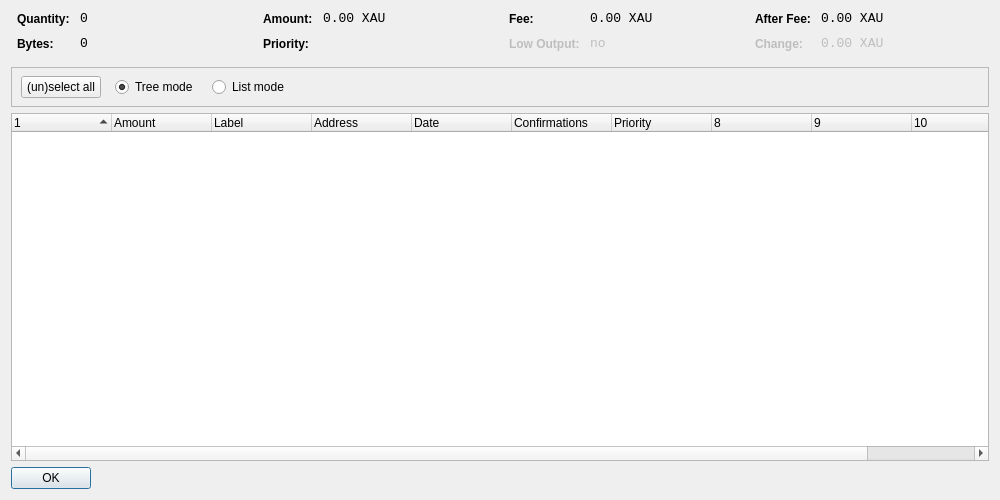
<?xml version="1.0" encoding="UTF-8"?>
<ui version="4.0">
 <class>CoinControlDialog</class>
 <widget class="QDialog" name="CoinControlDialog">
  <property name="geometry">
   <rect>
    <x>0</x>
    <y>0</y>
    <width>1000</width>
    <height>500</height>
   </rect>
  </property>
  <property name="windowTitle">
   <string>Coin Control</string>
  </property>
  <layout class="QVBoxLayout" name="verticalLayout">
   <item>
    <layout class="QHBoxLayout" name="horizontalLayoutTop" stretch="0,0,0,0">
     <property name="topMargin">
      <number>0</number>
     </property>
     <property name="bottomMargin">
      <number>10</number>
     </property>
     <item>
      <layout class="QFormLayout" name="formLayoutCoinControl1">
       <property name="horizontalSpacing">
        <number>10</number>
       </property>
       <property name="verticalSpacing">
        <number>10</number>
       </property>
       <property name="leftMargin">
        <number>6</number>
       </property>
       <property name="rightMargin">
        <number>6</number>
       </property>
       <item row="0" column="0">
        <widget class="QLabel" name="labelCoinControlQuantityText">
         <property name="styleSheet">
          <string notr="true">font-weight:bold;</string>
         </property>
         <property name="text">
          <string>Quantity:</string>
         </property>
        </widget>
       </item>
       <item row="0" column="1">
        <widget class="QLabel" name="labelCoinControlQuantity">
         <property name="font">
          <font>
           <family>Monospace</family>
           <pointsize>10</pointsize>
          </font>
         </property>
         <property name="cursor">
          <cursorShape>IBeamCursor</cursorShape>
         </property>
         <property name="contextMenuPolicy">
          <enum>Qt::ActionsContextMenu</enum>
         </property>
         <property name="text">
          <string notr="true">0</string>
         </property>
         <property name="textInteractionFlags">
          <set>Qt::LinksAccessibleByMouse|Qt::TextSelectableByKeyboard|Qt::TextSelectableByMouse</set>
         </property>
        </widget>
       </item>
       <item row="1" column="0">
        <widget class="QLabel" name="labelCoinControlBytesText">
         <property name="styleSheet">
          <string notr="true">font-weight:bold;</string>
         </property>
         <property name="text">
          <string>Bytes:</string>
         </property>
        </widget>
       </item>
       <item row="1" column="1">
        <widget class="QLabel" name="labelCoinControlBytes">
         <property name="font">
          <font>
           <family>Monospace</family>
           <pointsize>10</pointsize>
          </font>
         </property>
         <property name="cursor">
          <cursorShape>IBeamCursor</cursorShape>
         </property>
         <property name="contextMenuPolicy">
          <enum>Qt::ActionsContextMenu</enum>
         </property>
         <property name="text">
          <string notr="true">0</string>
         </property>
         <property name="textInteractionFlags">
          <set>Qt::LinksAccessibleByMouse|Qt::TextSelectableByKeyboard|Qt::TextSelectableByMouse</set>
         </property>
        </widget>
       </item>
      </layout>
     </item>
     <item>
      <layout class="QFormLayout" name="formLayoutCoinControl2">
       <property name="horizontalSpacing">
        <number>10</number>
       </property>
       <property name="verticalSpacing">
        <number>10</number>
       </property>
       <property name="leftMargin">
        <number>6</number>
       </property>
       <property name="rightMargin">
        <number>6</number>
       </property>
       <item row="0" column="0">
        <widget class="QLabel" name="labelCoinControlAmountText">
         <property name="styleSheet">
          <string notr="true">font-weight:bold;</string>
         </property>
         <property name="text">
          <string>Amount:</string>
         </property>
        </widget>
       </item>
       <item row="0" column="1">
        <widget class="QLabel" name="labelCoinControlAmount">
         <property name="font">
          <font>
           <family>Monospace</family>
           <pointsize>10</pointsize>
          </font>
         </property>
         <property name="cursor">
          <cursorShape>IBeamCursor</cursorShape>
         </property>
         <property name="contextMenuPolicy">
          <enum>Qt::ActionsContextMenu</enum>
         </property>
         <property name="text">
          <string notr="true">0.00 XAU</string>
         </property>
         <property name="textInteractionFlags">
          <set>Qt::LinksAccessibleByMouse|Qt::TextSelectableByKeyboard|Qt::TextSelectableByMouse</set>
         </property>
        </widget>
       </item>
       <item row="1" column="0">
        <widget class="QLabel" name="labelCoinControlPriorityText">
         <property name="styleSheet">
          <string notr="true">font-weight:bold;</string>
         </property>
         <property name="text">
          <string>Priority:</string>
         </property>
        </widget>
       </item>
       <item row="1" column="1">
        <widget class="QLabel" name="labelCoinControlPriority">
         <property name="font">
          <font>
           <family>Monospace</family>
           <pointsize>10</pointsize>
          </font>
         </property>
         <property name="cursor">
          <cursorShape>IBeamCursor</cursorShape>
         </property>
         <property name="contextMenuPolicy">
          <enum>Qt::ActionsContextMenu</enum>
         </property>
         <property name="text">
          <string/>
         </property>
         <property name="textInteractionFlags">
          <set>Qt::LinksAccessibleByMouse|Qt::TextSelectableByKeyboard|Qt::TextSelectableByMouse</set>
         </property>
        </widget>
       </item>
      </layout>
     </item>
     <item>
      <layout class="QFormLayout" name="formLayoutCoinControl3">
       <property name="horizontalSpacing">
        <number>10</number>
       </property>
       <property name="verticalSpacing">
        <number>10</number>
       </property>
       <property name="leftMargin">
        <number>6</number>
       </property>
       <property name="rightMargin">
        <number>6</number>
       </property>
       <item row="0" column="0">
        <widget class="QLabel" name="labelCoinControlFeeText">
         <property name="styleSheet">
          <string notr="true">font-weight:bold;</string>
         </property>
         <property name="text">
          <string>Fee:</string>
         </property>
        </widget>
       </item>
       <item row="0" column="1">
        <widget class="QLabel" name="labelCoinControlFee">
         <property name="font">
          <font>
           <family>Monospace</family>
           <pointsize>10</pointsize>
          </font>
         </property>
         <property name="cursor">
          <cursorShape>IBeamCursor</cursorShape>
         </property>
         <property name="contextMenuPolicy">
          <enum>Qt::ActionsContextMenu</enum>
         </property>
         <property name="text">
          <string notr="true">0.00 XAU</string>
         </property>
         <property name="textInteractionFlags">
          <set>Qt::LinksAccessibleByMouse|Qt::TextSelectableByKeyboard|Qt::TextSelectableByMouse</set>
         </property>
        </widget>
       </item>
       <item row="1" column="0">
        <widget class="QLabel" name="labelCoinControlLowOutputText">
         <property name="enabled">
          <bool>false</bool>
         </property>
         <property name="styleSheet">
          <string notr="true">font-weight:bold;</string>
         </property>
         <property name="text">
          <string>Low Output:</string>
         </property>
        </widget>
       </item>
       <item row="1" column="1">
        <widget class="QLabel" name="labelCoinControlLowOutput">
         <property name="enabled">
          <bool>false</bool>
         </property>
         <property name="font">
          <font>
           <family>Monospace</family>
           <pointsize>10</pointsize>
          </font>
         </property>
         <property name="cursor">
          <cursorShape>IBeamCursor</cursorShape>
         </property>
         <property name="contextMenuPolicy">
          <enum>Qt::ActionsContextMenu</enum>
         </property>
         <property name="text">
          <string notr="true">no</string>
         </property>
         <property name="textInteractionFlags">
          <set>Qt::LinksAccessibleByMouse|Qt::TextSelectableByKeyboard|Qt::TextSelectableByMouse</set>
         </property>
        </widget>
       </item>
      </layout>
     </item>
     <item>
      <layout class="QFormLayout" name="formLayoutCoinControl4">
       <property name="horizontalSpacing">
        <number>10</number>
       </property>
       <property name="verticalSpacing">
        <number>10</number>
       </property>
       <property name="leftMargin">
        <number>6</number>
       </property>
       <property name="rightMargin">
        <number>6</number>
       </property>
       <item row="0" column="0">
        <widget class="QLabel" name="labelCoinControlAfterFeeText">
         <property name="styleSheet">
          <string notr="true">font-weight:bold;</string>
         </property>
         <property name="text">
          <string>After Fee:</string>
         </property>
        </widget>
       </item>
       <item row="0" column="1">
        <widget class="QLabel" name="labelCoinControlAfterFee">
         <property name="font">
          <font>
           <family>Monospace</family>
           <pointsize>10</pointsize>
          </font>
         </property>
         <property name="cursor">
          <cursorShape>IBeamCursor</cursorShape>
         </property>
         <property name="contextMenuPolicy">
          <enum>Qt::ActionsContextMenu</enum>
         </property>
         <property name="text">
          <string notr="true">0.00 XAU</string>
         </property>
         <property name="textInteractionFlags">
          <set>Qt::LinksAccessibleByMouse|Qt::TextSelectableByKeyboard|Qt::TextSelectableByMouse</set>
         </property>
        </widget>
       </item>
       <item row="1" column="0">
        <widget class="QLabel" name="labelCoinControlChangeText">
         <property name="enabled">
          <bool>false</bool>
         </property>
         <property name="styleSheet">
          <string notr="true">font-weight:bold;</string>
         </property>
         <property name="text">
          <string>Change:</string>
         </property>
        </widget>
       </item>
       <item row="1" column="1">
        <widget class="QLabel" name="labelCoinControlChange">
         <property name="enabled">
          <bool>false</bool>
         </property>
         <property name="font">
          <font>
           <family>Monospace</family>
           <pointsize>10</pointsize>
          </font>
         </property>
         <property name="cursor">
          <cursorShape>IBeamCursor</cursorShape>
         </property>
         <property name="contextMenuPolicy">
          <enum>Qt::ActionsContextMenu</enum>
         </property>
         <property name="text">
          <string notr="true">0.00 XAU</string>
         </property>
         <property name="textInteractionFlags">
          <set>Qt::LinksAccessibleByMouse|Qt::TextSelectableByKeyboard|Qt::TextSelectableByMouse</set>
         </property>
        </widget>
       </item>
      </layout>
     </item>
    </layout>
   </item>
   <item>
    <widget class="QFrame" name="frame">
     <property name="minimumSize">
      <size>
       <width>0</width>
       <height>40</height>
      </size>
     </property>
     <property name="frameShape">
      <enum>QFrame::StyledPanel</enum>
     </property>
     <property name="frameShadow">
      <enum>QFrame::Sunken</enum>
     </property>
     <widget class="QWidget" name="horizontalLayoutWidget">
      <property name="geometry">
       <rect>
        <x>10</x>
        <y>0</y>
        <width>781</width>
        <height>41</height>
       </rect>
      </property>
      <layout class="QHBoxLayout" name="horizontalLayoutPanel" stretch="0,0,0,0,0">
       <property name="spacing">
        <number>14</number>
       </property>
       <item>
        <widget class="QPushButton" name="pushButtonSelectAll">
         <property name="sizePolicy">
          <sizepolicy hsizetype="Maximum" vsizetype="Fixed">
           <horstretch>0</horstretch>
           <verstretch>0</verstretch>
          </sizepolicy>
         </property>
         <property name="text">
          <string>(un)select all</string>
         </property>
        </widget>
       </item>
       <item>
        <widget class="QRadioButton" name="radioTreeMode">
         <property name="sizePolicy">
          <sizepolicy hsizetype="Maximum" vsizetype="Fixed">
           <horstretch>0</horstretch>
           <verstretch>0</verstretch>
          </sizepolicy>
         </property>
         <property name="text">
          <string>Tree mode</string>
         </property>
         <property name="checked">
          <bool>true</bool>
         </property>
        </widget>
       </item>
       <item>
        <widget class="QRadioButton" name="radioListMode">
         <property name="sizePolicy">
          <sizepolicy hsizetype="Maximum" vsizetype="Fixed">
           <horstretch>0</horstretch>
           <verstretch>0</verstretch>
          </sizepolicy>
         </property>
         <property name="text">
          <string>List mode</string>
         </property>
        </widget>
       </item>
       <item>
        <spacer name="horizontalSpacer">
         <property name="orientation">
          <enum>Qt::Horizontal</enum>
         </property>
         <property name="sizeHint" stdset="0">
          <size>
           <width>40</width>
           <height>20</height>
          </size>
         </property>
        </spacer>
       </item>
      </layout>
     </widget>
    </widget>
   </item>
   <item>
    <widget class="CoinControlTreeWidget" name="treeWidget">
     <property name="contextMenuPolicy">
      <enum>Qt::CustomContextMenu</enum>
     </property>
     <property name="sortingEnabled">
      <bool>false</bool>
     </property>
     <property name="columnCount">
      <number>11</number>
     </property>
     <attribute name="headerShowSortIndicator" stdset="0">
      <bool>true</bool>
     </attribute>
     <attribute name="headerStretchLastSection">
      <bool>false</bool>
     </attribute>
     <column>
      <property name="text">
       <string/>
      </property>
     </column>
     <column>
      <property name="text">
       <string>Amount</string>
      </property>
     </column>
     <column>
      <property name="text">
       <string>Label</string>
      </property>
     </column>
     <column>
      <property name="text">
       <string>Address</string>
      </property>
     </column>
     <column>
      <property name="text">
       <string>Date</string>
      </property>
     </column>
     <column>
      <property name="text">
       <string>Confirmations</string>
      </property>
      <property name="toolTip">
       <string>Confirmed</string>
      </property>
     </column>
     <column>
      <property name="text">
       <string>Priority</string>
      </property>
     </column>
     <column>
      <property name="text">
       <string/>
      </property>
     </column>
     <column>
      <property name="text">
       <string/>
      </property>
     </column>
     <column>
      <property name="text">
       <string/>
      </property>
     </column>
     <column>
      <property name="text">
       <string/>
      </property>
     </column>
    </widget>
   </item>
   <item>
    <widget class="QDialogButtonBox" name="buttonBox">
     <property name="sizePolicy">
      <sizepolicy hsizetype="Maximum" vsizetype="Fixed">
       <horstretch>0</horstretch>
       <verstretch>0</verstretch>
      </sizepolicy>
     </property>
     <property name="orientation">
      <enum>Qt::Horizontal</enum>
     </property>
     <property name="standardButtons">
      <set>QDialogButtonBox::Ok</set>
     </property>
    </widget>
   </item>
  </layout>
 </widget>
 <customwidgets>
  <customwidget>
   <class>CoinControlTreeWidget</class>
   <extends>QTreeWidget</extends>
   <header>coincontroltreewidget.h</header>
  </customwidget>
 </customwidgets>
 <resources/>
 <connections/>
</ui>
